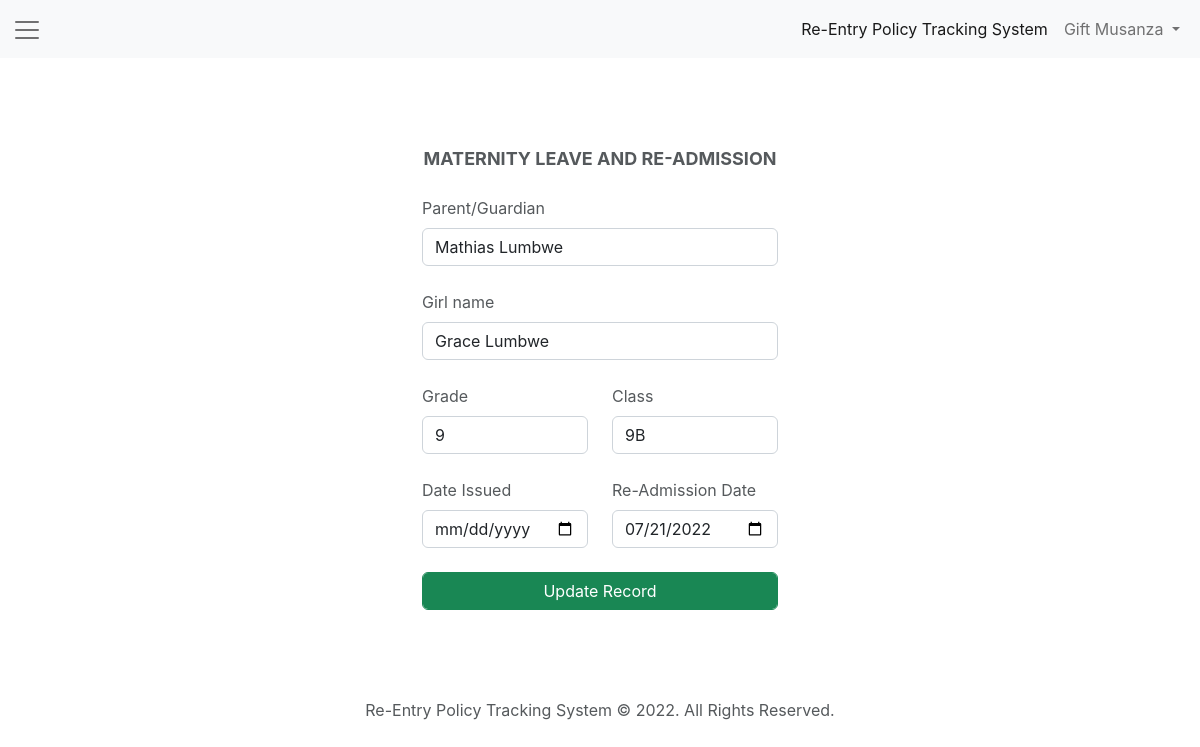
/add-maternity-leave.php?update_record=CN22040628 (signed in), run on the app's committed database.
### tables this page shows
CREATE TABLE `records` (
  `id` int(10) NOT NULL,
  `sch_id` varchar(10) NOT NULL DEFAULT 'NW_CN',
  `sr_no` varchar(15) NOT NULL,
  `guardian` varchar(50) NOT NULL,
  `g_name` varchar(50) NOT NULL,
  `g_grade` int(5) NOT NULL,
  `g_class` varchar(5) NOT NULL,
  `date_issued` varchar(20) NOT NULL,
  `re_entry_date` varchar(20) NOT NULL,
  `manager` varchar(50) NOT NULL DEFAULT 'Headteacher'
);

### add-maternity-leave.php (the view, shortened to what this page needs)
<?php
include 'database/config.php';
$user = $_SESSION['name'];
if (isset($_GET['update_record'])) {
  $info = $_GET['update_record'];
  $query = "SELECT * FROM `records` WHERE `sr_no` = '$info'";
  $select = $mysqli->query($query) or die($mysqli->error.__LINE__);
  $data = mysqli_fetch_assoc($select);
  $u_guardian = $data['guardian'];
  $u_g_name = $data['g_name'];
  $u_g_grade = $data['g_grade'];
  $u_g_class = $data['g_class'];
  $u_re_entry_date = $data['re_entry_date'];
  $u_date_issued = $data['date_issued'];
}
?>
<!DOCTYPE html>
<html>
<head>
  <link href="https://cdn.jsdelivr.net/npm/bootstrap@5.2.0-beta1/dist/css/bootstrap.min.css" rel="stylesheet">
  <link href="assets/css/styles.css" rel="stylesheet">
</head>
<body>
  <nav class="navbar navbar-expand-lg navbar-light bg-light">
    <div class="container-fluid">
      <a class="navbar-brand" data-bs-toggle="offcanvas" href="#offcanvas" role="button" aria-controls="offcanvas"><span class="navbar-toggler-icon"></span></a>
      <div class="collapse navbar-collapse" id="navbarSupportedContent">
        <ul class="navbar-nav ms-auto mb-2 mb-lg-0">
          <li class="nav-item">
            <a class="nav-link active" aria-current="page" href="home.php">Re-Entry Policy Tracking System</a>
          </li>
          <li class="nav-item dropdown">
            <a class="nav-link dropdown-toggle" href="#" id="navbarDropdown" role="button" data-bs-toggle="dropdown" aria-expanded="false">
              <?php echo $user ?>
            </a>
          </li>
        </ul>
      </div>
    </div>
  </nav>
  <main id="account">
    <div class="container">
      <div class="row">
        <div class="col-md-4"></div>
        <div class="col-md-4">
          <center>
            <div class="subtitle text-uppercase">maternity leave and re-admission</div>
          </center>
          <div class="add-leave-form">
            <form method="post">
              <div class="form-group">
                <label class="form-label mt-4">Parent/Guardian</label>
                <input type="text" name="guardian" class="form-control" placeholder="Enter name" value="<?php echo $u_guardian; ?>" required>
              </div>
              <div class="form-group">
                <label class="form-label mt-4">Girl name</label>
                <input type="text" name="g_name" class="form-control" placeholder="Enter name" value="<?php echo $u_g_name; ?>" required>
              </div>
              <div class="row">
                <div class="col-md-6">
                  <div class="form-group">
                    <label class="form-label mt-4">Grade</label>
                    <select name="g_grade" id="grade" class="form-control">
                      <option><?php echo $u_g_grade; ?></option>
                    </select>
                  </div>
                </div>
                <div class="col-md-6">
                  <div class="form-group">
                    <label class="form-label mt-4">Class</label>
                    <input type="text" name="g_class" class="form-control" placeholder="Enter class" value="<?php echo $u_g_class; ?>" required>
                  </div>
                </div>
              </div>
              <div class="row">
                <div class="col-md-6">
                  <div class="form-group">
                    <label class="form-label mt-4">Date Issued</label>
                    <input type="date" name="date_issued" class="form-control" value="<?php if(isset($_GET['update_record'])){ echo $u_date_issued; } else { echo date('Y-m-d'); } ?>" <?php if(!isset($_GET['update_record'])){ echo "readonly"; } ?>>
                  </div>
                </div>
                <div class="col-md-6">
                  <div class="form-group">
                    <label class="form-label mt-4">Re-Admission Date</label>
                    <input type="date" name="re_entry_date" class="form-control" placeholder="Enter date" value="<?php echo $u_re_entry_date; ?>" required>
                  </div>
                </div>
              </div>
              <br>
              <?php if (isset($_GET['update_record'])) { ?>
                <input type="submit" name="update-record" class="btn btn-success form-control" value="Update Record">
                 <?php } else { ?>
                  <input type="submit" name="add-record" class="btn bg-gold text-white form-control" value="Add Record">
               <?php } ?>
            </form>
          </div>
        </div>
      </div>
    </div>
  </main>
  <footer>
    <div class="copyright">
      Re-Entry Policy Tracking System &copy; <?php echo date('Y'); ?>. All Rights Reserved.
    </div>
  </footer>
</body>
</html>

### assets/css/styles.css (style rules this page uses)
* { margin: 0; padding: 0; }
:root { --bs-primary: #1a1a1a; --bs-font-sans-serif: "Nunito Sans", -apple-system, BlinkMacSystemFont, "Segoe UI", Roboto, "Helvetica Neue", Arial, sans-serif, "Apple Color Emoji", "Segoe UI Emoji", "Segoe UI Symbol"; --bs-font-monospace: SFMono-Regular, Menlo, Monaco, Consolas, "Liberation Mono", "Courier New", monospace; --bs-gradient: linear-gradient(180deg, rgba(255, 255, 255, 0.15), rgba(255, 255, 255, 0)); --bs-body-font-family: var(--bs-font-sans-serif); --bs-body-font-size: 1rem; --bs-body-font-weight: 400; --bs-body-line-height: 1.5; --bs-body-color: #55595c; --bs-body-bg: #fff; --gold-color: #CBAB01; --primary-color: #B38B59; }
body { margin: 0; font-family: var(--bs-body-font-family) !important; font-size: var(--bs-body-font-size); font-weight: var(--bs-body-font-weight) !important; line-height: var(--bs-body-line-height); color: var(--bs-body-color); text-align: var(--bs-body-text-align); background-color: var(--bs-body-bg); -webkit-text-size-adjust: 100%; -webkit-tap-highlight-color: rgba(0, 0, 0, 0); }
#home, #account { display: flex; flex-direction: column; justify-content: center; align-items: center; height: 95vH; width: 100vW; }
#account { height: 80vH !important; }
.subtitle { font-size: 18px; font-weight: 700; }
footer .copyright { text-align: center; }

### data on the page
records: guardian "Mathias Lumbwe", g_name "Grace Lumbwe", g_grade "9", g_class "9B", re_entry_date "07/21/2022"

### other printed values
$user "Gift Musanza"
